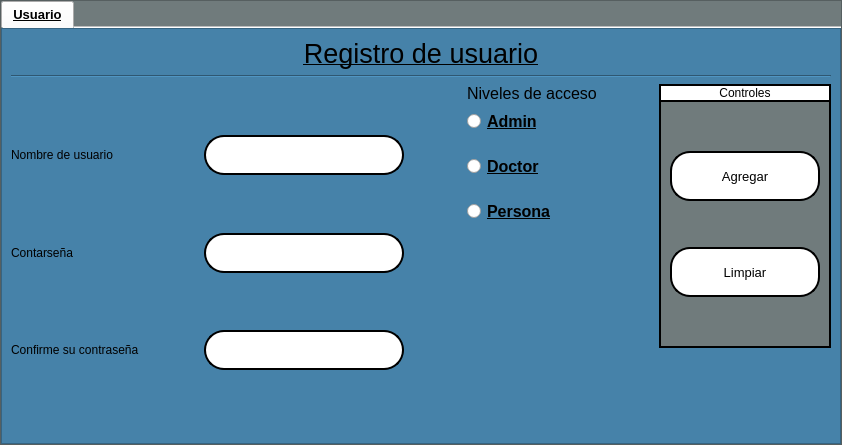
<?xml version="1.0" encoding="UTF-8"?>
<ui version="4.0">
 <class>Dialog</class>
 <widget class="QDialog" name="Dialog">
  <property name="geometry">
   <rect>
    <x>0</x>
    <y>0</y>
    <width>842</width>
    <height>445</height>
   </rect>
  </property>
  <property name="windowTitle">
   <string>Dialog</string>
  </property>
  <layout class="QVBoxLayout" name="verticalLayout">
   <property name="spacing">
    <number>0</number>
   </property>
   <property name="leftMargin">
    <number>0</number>
   </property>
   <property name="topMargin">
    <number>0</number>
   </property>
   <property name="rightMargin">
    <number>0</number>
   </property>
   <property name="bottomMargin">
    <number>0</number>
   </property>
   <item>
    <widget class="QFrame" name="frame">
     <property name="styleSheet">
      <string notr="true">QFrame{
	background-color:#707B7C;

}</string>
     </property>
     <property name="frameShape">
      <enum>QFrame::StyledPanel</enum>
     </property>
     <property name="frameShadow">
      <enum>QFrame::Raised</enum>
     </property>
     <layout class="QHBoxLayout" name="horizontalLayout_13" stretch="0">
      <property name="spacing">
       <number>0</number>
      </property>
      <property name="leftMargin">
       <number>0</number>
      </property>
      <property name="topMargin">
       <number>0</number>
      </property>
      <property name="rightMargin">
       <number>0</number>
      </property>
      <property name="bottomMargin">
       <number>0</number>
      </property>
      <item>
       <widget class="QTabWidget" name="tabWidget">
        <property name="font">
         <font>
          <pointsize>10</pointsize>
          <weight>75</weight>
          <bold>true</bold>
          <underline>true</underline>
         </font>
        </property>
        <property name="currentIndex">
         <number>0</number>
        </property>
        <property name="documentMode">
         <bool>true</bool>
        </property>
        <widget class="QWidget" name="tab_3">
         <attribute name="title">
          <string>Usuario</string>
         </attribute>
         <layout class="QVBoxLayout" name="verticalLayout_21">
          <property name="spacing">
           <number>0</number>
          </property>
          <property name="leftMargin">
           <number>0</number>
          </property>
          <property name="topMargin">
           <number>0</number>
          </property>
          <property name="rightMargin">
           <number>0</number>
          </property>
          <property name="bottomMargin">
           <number>0</number>
          </property>
          <item>
           <widget class="QFrame" name="frame_5">
            <property name="styleSheet">
             <string notr="true">QFrame{
	background-color:rgb(70, 130, 169);
	font: 12pt &quot;Microsoft Sans Serif&quot;;
}
QTableWidget{
color:rgb(0,0,0);
gridline-color:rgb(0,206,151);
font-size:12pt;
}
QHeaderView::section{
background-color:rgb(0,206,151);
border:1px solid rgb(0,0,0);
font-size:12pt;
}
QTbaleWidget QTableCornerButton::section{
background-color:rgb(0,0,0);
border:1px solid  rgb(0,206,151);
}
QLineEdit{
border:2px solid rgb(0,0,0);
border-radius:20px;
background-color:white;
	font: 12pt &quot;Microsoft Sans Serif&quot;;
}
QPushButton{
border-radius:20px;
border:2px solid rgb(0,0,0);
background-color:white;
}
QPushButton:hover{
	background-color:#CB4335;
}</string>
            </property>
            <property name="frameShape">
             <enum>QFrame::StyledPanel</enum>
            </property>
            <property name="frameShadow">
             <enum>QFrame::Raised</enum>
            </property>
            <layout class="QVBoxLayout" name="verticalLayout_7">
             <item>
              <widget class="QLabel" name="label">
               <property name="font">
                <font>
                 <family>MS Shell Dlg 2</family>
                 <pointsize>20</pointsize>
                 <weight>9</weight>
                 <italic>false</italic>
                 <bold>false</bold>
                 <underline>true</underline>
                </font>
               </property>
               <property name="styleSheet">
                <string notr="true">QLabel{
	font: 75 20pt &quot;MS Shell Dlg 2&quot;;
	text-decoration: underline;
}</string>
               </property>
               <property name="text">
                <string>Registro de usuario</string>
               </property>
               <property name="alignment">
                <set>Qt::AlignCenter</set>
               </property>
              </widget>
             </item>
             <item>
              <widget class="Line" name="line">
               <property name="orientation">
                <enum>Qt::Horizontal</enum>
               </property>
              </widget>
             </item>
             <item>
              <layout class="QHBoxLayout" name="horizontalLayout">
               <item>
                <layout class="QVBoxLayout" name="verticalLayout_2">
                 <item>
                  <spacer name="verticalSpacer_6">
                   <property name="orientation">
                    <enum>Qt::Vertical</enum>
                   </property>
                   <property name="sizeHint" stdset="0">
                    <size>
                     <width>393</width>
                     <height>35</height>
                    </size>
                   </property>
                  </spacer>
                 </item>
                 <item>
                  <layout class="QHBoxLayout" name="horizontalLayout_11">
                   <item>
                    <widget class="QLabel" name="lbl_username">
                     <property name="text">
                      <string>Nombre de usuario</string>
                     </property>
                    </widget>
                   </item>
                   <item>
                    <spacer name="horizontalSpacer_6">
                     <property name="orientation">
                      <enum>Qt::Horizontal</enum>
                     </property>
                     <property name="sizeHint" stdset="0">
                      <size>
                       <width>40</width>
                       <height>20</height>
                      </size>
                     </property>
                    </spacer>
                   </item>
                   <item>
                    <widget class="QLineEdit" name="in_user">
                     <property name="minimumSize">
                      <size>
                       <width>200</width>
                       <height>40</height>
                      </size>
                     </property>
                     <property name="maximumSize">
                      <size>
                       <width>200</width>
                       <height>40</height>
                      </size>
                     </property>
                    </widget>
                   </item>
                  </layout>
                 </item>
                 <item>
                  <spacer name="verticalSpacer_5">
                   <property name="orientation">
                    <enum>Qt::Vertical</enum>
                   </property>
                   <property name="sizeHint" stdset="0">
                    <size>
                     <width>393</width>
                     <height>36</height>
                    </size>
                   </property>
                  </spacer>
                 </item>
                 <item>
                  <layout class="QHBoxLayout" name="horizontalLayout_20">
                   <item>
                    <widget class="QLabel" name="lbl_password">
                     <property name="text">
                      <string>Contarseña</string>
                     </property>
                    </widget>
                   </item>
                   <item>
                    <spacer name="horizontalSpacer_7">
                     <property name="orientation">
                      <enum>Qt::Horizontal</enum>
                     </property>
                     <property name="sizeHint" stdset="0">
                      <size>
                       <width>40</width>
                       <height>20</height>
                      </size>
                     </property>
                    </spacer>
                   </item>
                   <item>
                    <widget class="QLineEdit" name="in_password">
                     <property name="minimumSize">
                      <size>
                       <width>200</width>
                       <height>40</height>
                      </size>
                     </property>
                     <property name="maximumSize">
                      <size>
                       <width>200</width>
                       <height>40</height>
                      </size>
                     </property>
                    </widget>
                   </item>
                  </layout>
                 </item>
                 <item>
                  <spacer name="verticalSpacer_4">
                   <property name="orientation">
                    <enum>Qt::Vertical</enum>
                   </property>
                   <property name="sizeHint" stdset="0">
                    <size>
                     <width>393</width>
                     <height>35</height>
                    </size>
                   </property>
                  </spacer>
                 </item>
                 <item>
                  <layout class="QHBoxLayout" name="horizontalLayout_23">
                   <item>
                    <widget class="QLabel" name="lbl_password_2">
                     <property name="text">
                      <string>Confirme su contraseña</string>
                     </property>
                    </widget>
                   </item>
                   <item>
                    <spacer name="horizontalSpacer_8">
                     <property name="orientation">
                      <enum>Qt::Horizontal</enum>
                     </property>
                     <property name="sizeHint" stdset="0">
                      <size>
                       <width>40</width>
                       <height>20</height>
                      </size>
                     </property>
                    </spacer>
                   </item>
                   <item>
                    <widget class="QLineEdit" name="in_conf">
                     <property name="minimumSize">
                      <size>
                       <width>200</width>
                       <height>40</height>
                      </size>
                     </property>
                     <property name="maximumSize">
                      <size>
                       <width>200</width>
                       <height>40</height>
                      </size>
                     </property>
                    </widget>
                   </item>
                  </layout>
                 </item>
                 <item>
                  <spacer name="verticalSpacer_3">
                   <property name="orientation">
                    <enum>Qt::Vertical</enum>
                   </property>
                   <property name="sizeHint" stdset="0">
                    <size>
                     <width>393</width>
                     <height>36</height>
                    </size>
                   </property>
                  </spacer>
                 </item>
                </layout>
               </item>
               <item>
                <spacer name="horizontalSpacer">
                 <property name="orientation">
                  <enum>Qt::Horizontal</enum>
                 </property>
                 <property name="sizeHint" stdset="0">
                  <size>
                   <width>13</width>
                   <height>337</height>
                  </size>
                 </property>
                </spacer>
               </item>
               <item>
                <layout class="QVBoxLayout" name="verticalLayout_6">
                 <item>
                  <layout class="QVBoxLayout" name="verticalLayout_5">
                   <item>
                    <widget class="QLabel" name="lbl_level">
                     <property name="font">
                      <font>
                       <family>Microsoft Sans Serif</family>
                       <pointsize>12</pointsize>
                       <weight>50</weight>
                       <italic>false</italic>
                       <bold>false</bold>
                      </font>
                     </property>
                     <property name="text">
                      <string>Niveles de acceso</string>
                     </property>
                     <property name="alignment">
                      <set>Qt::AlignCenter</set>
                     </property>
                    </widget>
                   </item>
                   <item>
                    <layout class="QVBoxLayout" name="verticalLayout_3">
                     <property name="spacing">
                      <number>20</number>
                     </property>
                     <item>
                      <widget class="QRadioButton" name="bt_admin">
                       <property name="font">
                        <font>
                         <pointsize>12</pointsize>
                         <weight>75</weight>
                         <bold>true</bold>
                         <underline>true</underline>
                        </font>
                       </property>
                       <property name="text">
                        <string>Admin</string>
                       </property>
                      </widget>
                     </item>
                     <item>
                      <widget class="QRadioButton" name="bt_doc">
                       <property name="font">
                        <font>
                         <pointsize>12</pointsize>
                         <weight>75</weight>
                         <bold>true</bold>
                         <underline>true</underline>
                        </font>
                       </property>
                       <property name="text">
                        <string>Doctor</string>
                       </property>
                      </widget>
                     </item>
                     <item>
                      <widget class="QRadioButton" name="bt_user">
                       <property name="font">
                        <font>
                         <pointsize>12</pointsize>
                         <weight>75</weight>
                         <bold>true</bold>
                         <underline>true</underline>
                        </font>
                       </property>
                       <property name="text">
                        <string>Persona</string>
                       </property>
                      </widget>
                     </item>
                    </layout>
                   </item>
                  </layout>
                 </item>
                 <item>
                  <spacer name="verticalSpacer">
                   <property name="orientation">
                    <enum>Qt::Vertical</enum>
                   </property>
                   <property name="sizeHint" stdset="0">
                    <size>
                     <width>20</width>
                     <height>40</height>
                    </size>
                   </property>
                  </spacer>
                 </item>
                </layout>
               </item>
               <item>
                <spacer name="horizontalSpacer_2">
                 <property name="orientation">
                  <enum>Qt::Horizontal</enum>
                 </property>
                 <property name="sizeHint" stdset="0">
                  <size>
                   <width>13</width>
                   <height>337</height>
                  </size>
                 </property>
                </spacer>
               </item>
               <item>
                <layout class="QVBoxLayout" name="verticalLayout_4">
                 <item>
                  <layout class="QVBoxLayout" name="verticalLayout_18">
                   <property name="spacing">
                    <number>0</number>
                   </property>
                   <item>
                    <widget class="QLabel" name="label_2">
                     <property name="styleSheet">
                      <string notr="true">QLabel{
background-color:white;
border-right:2px solid rgb(0,0,0);
border-left:2px solid rgb(0,0,0);
border-top:2px solid rgb(0,0,0);
}</string>
                     </property>
                     <property name="text">
                      <string>Controles</string>
                     </property>
                     <property name="alignment">
                      <set>Qt::AlignCenter</set>
                     </property>
                    </widget>
                   </item>
                   <item>
                    <widget class="QFrame" name="frame_7">
                     <property name="styleSheet">
                      <string notr="true">QFrame{
	background-color:#707B7C;
border-right:2px solid rgb(0,0,0);
border-left:2px solid rgb(0,0,0);
border-bottom:2px solid rgb(0,0,0);
border-top:2px solid rgb(0,0,0);
}</string>
                     </property>
                     <property name="frameShape">
                      <enum>QFrame::StyledPanel</enum>
                     </property>
                     <property name="frameShadow">
                      <enum>QFrame::Raised</enum>
                     </property>
                     <layout class="QVBoxLayout" name="verticalLayout_19">
                      <item>
                       <layout class="QVBoxLayout" name="verticalLayout_20">
                        <item>
                         <spacer name="verticalSpacer_13">
                          <property name="orientation">
                           <enum>Qt::Vertical</enum>
                          </property>
                          <property name="sizeHint" stdset="0">
                           <size>
                            <width>20</width>
                            <height>40</height>
                           </size>
                          </property>
                         </spacer>
                        </item>
                        <item>
                         <widget class="QPushButton" name="btn_agg">
                          <property name="minimumSize">
                           <size>
                            <width>150</width>
                            <height>50</height>
                           </size>
                          </property>
                          <property name="maximumSize">
                           <size>
                            <width>150</width>
                            <height>50</height>
                           </size>
                          </property>
                          <property name="font">
                           <font>
                            <pointsize>10</pointsize>
                           </font>
                          </property>
                          <property name="text">
                           <string>Agregar</string>
                          </property>
                          <property name="icon">
                           <iconset>
                            <normaloff>ELEMENTOS GRAFICOS/save.png</normaloff>ELEMENTOS GRAFICOS/save.png</iconset>
                          </property>
                          <property name="iconSize">
                           <size>
                            <width>25</width>
                            <height>25</height>
                           </size>
                          </property>
                         </widget>
                        </item>
                        <item>
                         <spacer name="verticalSpacer_9">
                          <property name="orientation">
                           <enum>Qt::Vertical</enum>
                          </property>
                          <property name="sizeHint" stdset="0">
                           <size>
                            <width>20</width>
                            <height>40</height>
                           </size>
                          </property>
                         </spacer>
                        </item>
                        <item>
                         <widget class="QPushButton" name="btn_clear">
                          <property name="minimumSize">
                           <size>
                            <width>150</width>
                            <height>50</height>
                           </size>
                          </property>
                          <property name="maximumSize">
                           <size>
                            <width>150</width>
                            <height>50</height>
                           </size>
                          </property>
                          <property name="font">
                           <font>
                            <pointsize>10</pointsize>
                           </font>
                          </property>
                          <property name="text">
                           <string>Limpiar</string>
                          </property>
                          <property name="icon">
                           <iconset>
                            <normaloff>ELEMENTOS GRAFICOS/limpiar.png</normaloff>ELEMENTOS GRAFICOS/limpiar.png</iconset>
                          </property>
                          <property name="iconSize">
                           <size>
                            <width>25</width>
                            <height>25</height>
                           </size>
                          </property>
                         </widget>
                        </item>
                        <item>
                         <spacer name="verticalSpacer_10">
                          <property name="orientation">
                           <enum>Qt::Vertical</enum>
                          </property>
                          <property name="sizeHint" stdset="0">
                           <size>
                            <width>20</width>
                            <height>40</height>
                           </size>
                          </property>
                         </spacer>
                        </item>
                       </layout>
                      </item>
                     </layout>
                    </widget>
                   </item>
                  </layout>
                 </item>
                 <item>
                  <spacer name="verticalSpacer_7">
                   <property name="orientation">
                    <enum>Qt::Vertical</enum>
                   </property>
                   <property name="sizeHint" stdset="0">
                    <size>
                     <width>20</width>
                     <height>40</height>
                    </size>
                   </property>
                  </spacer>
                 </item>
                </layout>
               </item>
              </layout>
             </item>
             <item>
              <spacer name="verticalSpacer_2">
               <property name="orientation">
                <enum>Qt::Vertical</enum>
               </property>
               <property name="sizeHint" stdset="0">
                <size>
                 <width>20</width>
                 <height>3</height>
                </size>
               </property>
              </spacer>
             </item>
            </layout>
           </widget>
          </item>
         </layout>
        </widget>
       </widget>
      </item>
     </layout>
    </widget>
   </item>
  </layout>
 </widget>
 <resources/>
 <connections/>
</ui>
